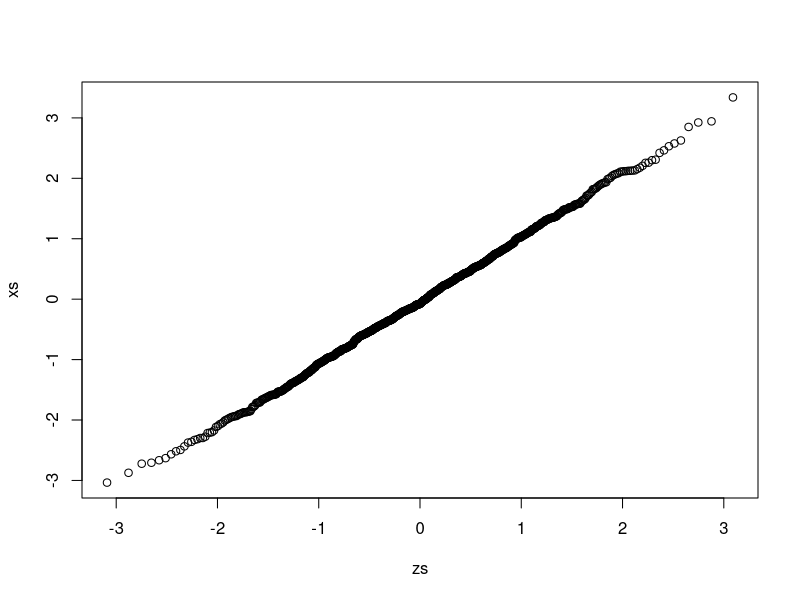
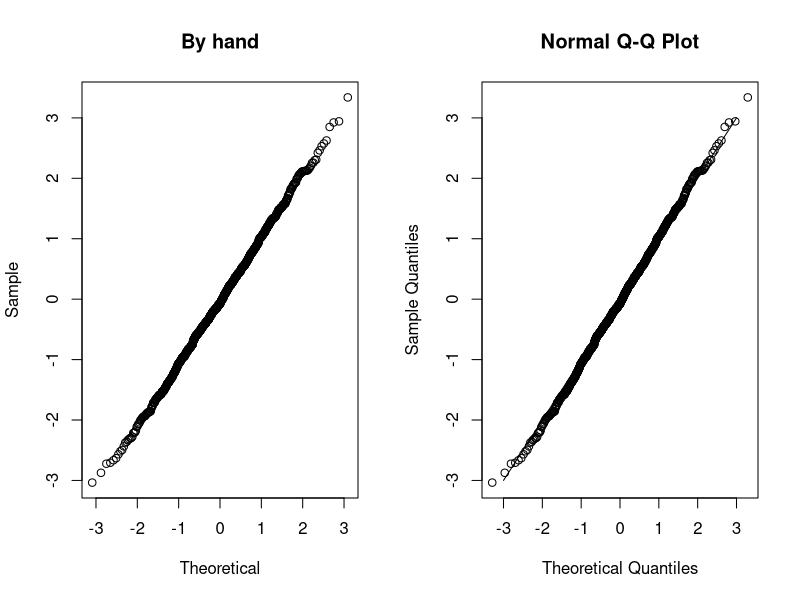

These figures' R source, in order:
# QQPlot example from the class
# Have a play

# Sample size
n <- 1000

# Make n random numbers ~N(0,1) and order them
xs <- sort(rnorm(n))

# Or a t-distribution
#xs <- sort(rt(n, df=5))

# Or a uniform distribution [-3,3]
#xs <- sort(runif(n,-3,3))

# Define quantiles q by k/n+1 for K=1,n
qs <- sapply(1:n, {function(x) x/(n+1)})

# Determine corresponding z values
zs <- qnorm(qs)

# If we use the uniform distribution
#zs <- qunif(qs,-3,3)

# Plot
plot(zs, xs)

# Compare with qqnorm function
layout(matrix(c(1,2),nrow=1))
plot(zs,xs, xlab = "Theoretical", 
     ylab = "Sample", main = "By hand")
qqnorm(xs)
lines(c(-3,3),c(-3,3))